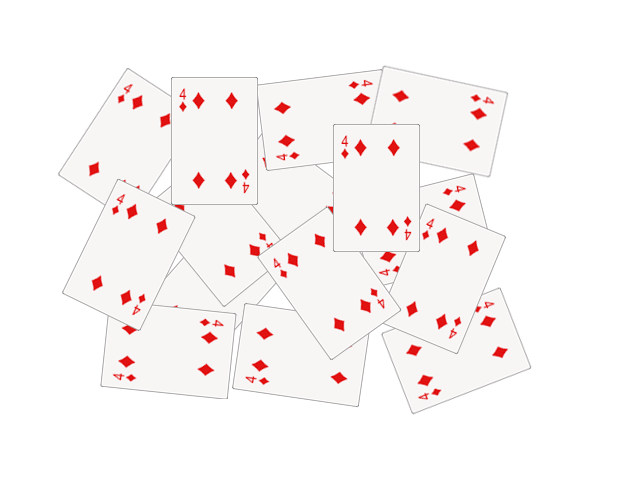
#> input picture seminars/seminar_06/data/cards.png, 640 x 480 px
$ jupyter execute Seminar_6.ipynb   (older library calls are emulated)
#> lines starting #> are read from the running program, lines starting #| are printed output that depends on the picture; after the words box and inside, x2 and y2 are one past the last pixel; in counts of white or black regions, pixels touching at a corner belong together
# Семинар 6 - Классические алгоритмы сегментации изображения и обнаружения объектов

**Данный семинар содержит ДЗ**

***

[cell 1]
import random as rng

import cv2
import numpy as np
import matplotlib.pyplot as plt

rng.seed(12345)

[cell 2]
# !mkdir -p data
# !wget https://github.com/opencv/opencv/raw/4.x/samples/data/cards.png -O data/cards.png

# Image Segmentation with Distance Transform and Watershed Algorithm

Источник - https://docs.opencv.org/3.4/d2/dbd/tutorial_distance_transform.html

В этом семинаре вы узнаете, как:

- Использовать `cv2.filter2D`, чтобы выполнить фильтрацию Лапласа для повышения резкости изображения.
- Использовать `cv2.distanceTransform`, чтобы получить производное представление двоичного изображения, где значение каждого пикселя заменяется его расстоянием до ближайшего пикселя фона.
- Использовать `cv2.watershed`, чтобы изолировать объекты на изображении от фона.

[cell 3]
img_src = cv2.cvtColor(cv2.imread("data/cards.png"), cv2.COLOR_BGR2RGB)
plt.imshow(img_src);

[cell 4]
# Change the background from white to black, since that will help later to extract
# better results during the use of Distance Transform
img = img_src.copy()
img[np.all(img == 255, axis=2)] = 0

plt.imshow(img);

[cell 5]
# Create a kernel that we will use to sharpen our image
# an approximation of second derivative, a quite strong kernel
kernel = np.array(
    [[  1,  1,  1],
     [  1, -8,  1],
     [  1,  1,  1]], dtype=np.float32)
# do the laplacian filtering as it is
# well, we need to convert everything in something more deeper then CV_8U
# because the kernel has some negative values,
# and we can expect in general to have a Laplacian image with negative values
# BUT a 8bits unsigned int (the one we are working with) can contain values from 0 to 255
# so the possible negative number will be truncated
imgLaplacian = cv2.filter2D(img, cv2.CV_32F, kernel)
sharp = np.float32(img)
imgResult = sharp - imgLaplacian

# convert back to 8bits gray scale
imgResult = np.clip(imgResult, 0, 255)
imgResult = imgResult.astype('uint8')
imgLaplacian = np.clip(imgLaplacian, 0, 255)
imgLaplacian = np.uint8(imgLaplacian)

plt.figure(figsize=(10, 5))
plt.subplot(121)
plt.imshow(imgLaplacian)
plt.title('Laplacian')
plt.subplot(122)
plt.imshow(imgResult)
plt.title('New Sharped Image');

### Бинаризация изображения

[cell 6]
# Create binary image from source image
bw = cv2.cvtColor(imgResult, cv2.COLOR_BGR2GRAY)
_, bw = cv2.threshold(bw, 40, 255, cv2.THRESH_BINARY | cv2.THRESH_OTSU)
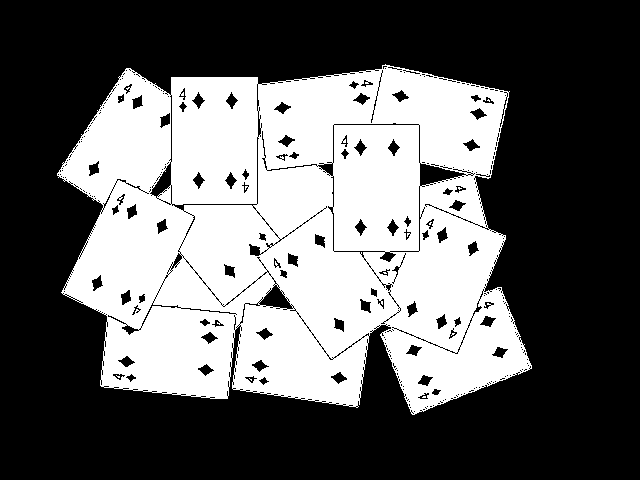
#> bw: shape (480, 640); 38.9% white; 10 white regions (9 under 20 px), largest, box (x1, y1, x2, y2) and area: (57, 64, 532, 415) 119477
plt.imshow(bw, cmap="Greys_r");

### Distance transform

[cell 7]
# Perform the distance transform algorithm
dist = cv2.distanceTransform(bw, cv2.DIST_L2, 3)
# Normalize the distance image for range = {0.0, 1.0}
# so we can visualize and threshold it
cv2.normalize(dist, dist, 0, 1.0, cv2.NORM_MINMAX)
plt.imshow(dist, cmap="Greys_r");

[cell 8]
# Threshold to obtain the peaks
# This will be the markers for the foreground objects
_, dist = cv2.threshold(dist, 0.4, 1.0, cv2.THRESH_BINARY)
#> dist: shape (480, 640) float32; values 0 (black) and 1 (white), 7.1% white; 15 white regions (1 under 20 px), largest, box (x1, y1, x2, y2) and area: (94, 228, 165, 280) 2212, (348, 159, 405, 216) 2186, (187, 112, 243, 169) 2179
# Dilate a bit the dist image
kernel1 = np.ones((3,3), dtype=np.uint8)
dist = cv2.dilate(dist, kernel1)
#> dist: shape (480, 640) float32; values 0 (black) and 1 (white), 8.2% white; 14 white regions, largest, box (x1, y1, x2, y2) and area: (93, 227, 166, 281) 2498, (347, 158, 406, 217) 2450, (185, 111, 244, 170) 2442
plt.imshow(dist, cmap="Greys_r");

[cell 9]
# Create the CV_8U version of the distance image
# It is needed for findContours()
dist_8u = dist.astype('uint8')
#> dist_8u: shape (480, 640); values 0 (black) and 1 (white), 8.2% white; 14 white regions
# Find total markers
contours, _ = cv2.findContours(dist_8u, cv2.RETR_EXTERNAL, cv2.CHAIN_APPROX_SIMPLE)
#> contours = 14 contours; largest, box (x1, y1, x2, y2) and area: (93, 227, 166, 281) 2396, (347, 158, 406, 217) 2348, (185, 111, 244, 170) 2340, (406, 250, 478, 307) 2280, (138, 321, 198, 380) 2240
# Create the marker image for the watershed algorithm
markers = np.zeros(dist.shape, dtype=np.int32)
# Draw the foreground markers
for i in range(len(contours)):
    cv2.drawContours(
        markers,   # image
        contours,  # contours list
        i,         # contour index to draw
        (i+1),     # color (fill value)
        -1,        # thickness (if negative - fill the contour)
    )
#> this loop made 14 passes
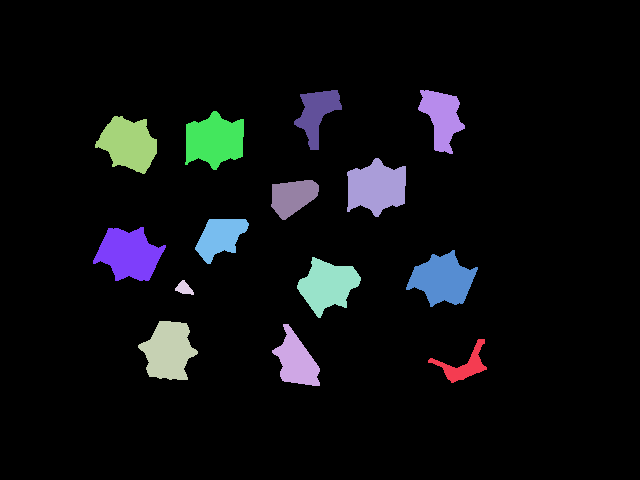
#> markers: shape (480, 640) int32; 15 distinct labels, from 0 to 14; one colour per label, 0 black
# Draw the background marker
cv2.circle(
    markers,        # image
    (5,5),          # center
    3,              # radius
    (255,255,255),  # color
    -1,             # thickness (if negative - fill)
)
#> markers: shape (480, 640) int32; 16 distinct labels, from 0 to 255

markers_8u = (markers * 10).astype('uint8')
plt.imshow(markers_8u, cmap="Greys_r");

### Алгоритм Watershed

[cell 10]
# Perform the watershed algorithm
cv2.watershed(imgResult, markers)

mark = markers.astype('uint8')
mark = cv2.bitwise_not(mark)
# uncomment this if you want to see how the mark
# image looks like at that point
# plt.imshow(mark)
# Generate random colors
colors = []
for contour in contours:
    colors.append((rng.randint(0,256), rng.randint(0,256), rng.randint(0,256)))
#> after the loop, colors = [(213, 5, 152), (188, 99, 138), (223, 82, 191), (63, 221, 133), (89, 95, 181), (46, 211, 85), (75, 105, 39), (97, 174, 164), (12, 234, 173), (13, 212, 1), (3, 83, 91), (146, 50, 212), (54, 93, 192), (119, 168, 20)]
# Create the result image
dst = np.zeros((markers.shape[0], markers.shape[1], 3), dtype=np.uint8)
# Fill labeled objects with random colors
for i in range(markers.shape[0]):
    for j in range(markers.shape[1]):
        index = markers[i,j]
        if index > 0 and index <= len(contours):
            dst[i,j,:] = colors[index-1]

# Visualize the final image
plt.imshow(dst);

[cell 11]
blended = cv2.addWeighted(img_src, 0.5, dst, 0.5, 0.0)
plt.imshow(blended);

# Домашнее задание: подсчет количества пальцев

**Это оцениваемое ДЗ**

Вам предлагается реализовать алгоритм, подсчитывающий количество пальцев.

Один из возможных вариантов решения:
- Получить бинаризованное изображение и найти контур руки;
- Построить выпуклый контур функцией `cv2.convexHull` - https://docs.opencv.org/3.4/d7/d1d/tutorial_hull.html
- Найти дефекты выпуклости контура функцией [`cv2.convexityDefects`](https://docs.opencv.org/3.4/d3/dc0/group__imgproc__shape.html#gada4437098113fd8683c932e0567f47ba)
- После некоторой фильтрации дефектов, их число будет напрямую коррелировать с числом пальцев.

**Требования:**
1. Продемонстрируйте работоспособность алгоритма на любом числе пальцев (от 0 до 5).
2. Используйте фото своей руки для демонстрации (предложенное фото лишь для отладки).

[cell 12]
def f(path="data/hand1.jpg"):
#> called with path = 'data/hand1.jpg'
  img_hand = cv2.imread(path)
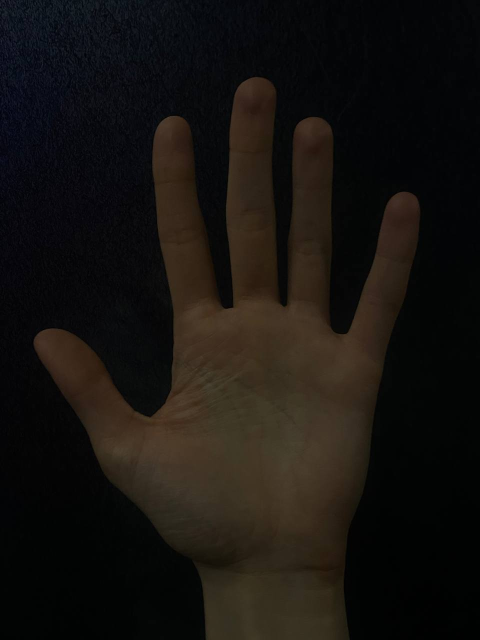
#> input picture seminars/seminar_06/data/hand1.jpg, 960 x 1280 px (shown at 1/2 size)
#> img_hand is the input picture: shape (1280, 960, 3); mean B, G, R 15.5, 18.9, 22.2
  img_hand_rgb = cv2.cvtColor(img_hand, cv2.COLOR_BGR2RGB)
  img_gray = cv2.cvtColor(img_hand, cv2.COLOR_BGR2GRAY)

  plt.figure(figsize=(6, 6))
  plt.imshow(img_hand_rgb)
  plt.title("Оригинальное изображение")
  plt.axis("off")
  plt.show()

  _, thresh = cv2.threshold(img_gray, 50, 255, cv2.THRESH_BINARY + cv2.THRESH_OTSU)
#> thresh: shape (1280, 960); 33.1% white; 930 white regions (870 under 20 px)

  plt.figure(figsize=(6, 6))
  plt.imshow(thresh, cmap='gray')
  plt.title("Бинаризованное изображение")
  plt.axis("off")
  plt.show()

  contours, _ = cv2.findContours(thresh, cv2.RETR_EXTERNAL, cv2.CHAIN_APPROX_SIMPLE)
#> contours = 930 contours, 908 with area under 20; largest, box (x1, y1, x2, y2) and area: (67, 154, 840, 1280) 398130, (3, 13, 16, 39) 110, (141, 8, 151, 41) 76, (191, 3, 198, 19) 56, (16, 0, 32, 33) 54
  img_contour = img_hand_rgb.copy()
  cv2.drawContours(img_contour, contours, -1, (0, 255, 0), 2)
#> img_contour: shape (1280, 960, 3); mean R, G, B 21.4, 25.9, 14.8

  plt.figure(figsize=(6, 6))
  plt.imshow(img_contour)
  plt.title("Контур руки")
  plt.axis("off")
  plt.show()


  cnt = max(contours, key=cv2.contourArea)
#> cnt = contour of 2279 points, box (x1, y1, x2, y2) (67, 154, 840, 1280), area 398130
  hull = cv2.convexHull(cnt)
#> hull = contour of 28 points, box (x1, y1, x2, y2) (67, 154, 840, 1280), area 589128
  img_hull = img_hand_rgb.copy()
  cv2.drawContours(img_hull, [hull], -1, (255, 0, 0), 2)
#> img_hull: shape (1280, 960, 3); mean R, G, B 23.9, 18.8, 15.5

  plt.figure(figsize=(6, 6))
  plt.imshow(img_hull)
  plt.title("Выпуклая оболочка")
  plt.axis("off")
  plt.show()

  hull_indices = cv2.convexHull(cnt, returnPoints=False)
#> hull_indices = 28 values, max 2278 at index 0, min 0 at index 27, mean 1135.1
  defects = cv2.convexityDefects(cnt, hull_indices)
#> defects = 24 rows, first 6: [0, 4, 1, 186], [4, 313, 107, 102665], [313, 317, 316, 229], [317, 319, 318, 160], [320, 667, 478, 74710], [667, 669, 668, 162]

  img_defects = img_hand_rgb.copy()
  finger_count = 0

  if defects is not None:
      for i in range(defects.shape[0]):
          s, e, f, d = defects[i, 0]
          start = tuple(cnt[s][0])
          end = tuple(cnt[e][0])
          far = tuple(cnt[f][0])

          a = np.linalg.norm(np.array(start) - np.array(end))
          b = np.linalg.norm(np.array(start) - np.array(far))
          c = np.linalg.norm(np.array(end) - np.array(far))

          angle = np.arccos((b**2 + c**2 - a**2)/(2*b*c + 1e-5))

          if angle <= np.pi/2 and d > 10000:
              finger_count += 1
              cv2.circle(img_defects, far, 8, [255,0,0], -1)
              cv2.line(img_defects, start, end, (0, 255, 255), 2)
#> this loop made 24 passes
#> (s, e, f, d, start, end, far, a) on passes 1 to 10: (0, 4, 1, 186, (508, 154), (500, 156), (507, 155), 8.25), (4, 313, 107, 102665, (500, 156), (336, 233), (466, 615), 181.2), (313, 317, 316, 229, (336, 233), (330, 236), (332, 236), 6.71), (317, 319, 318, 160, (330, 236), (325, 240), (326, 240), 6.4), (320, 667, 478, 74710, (318, 247), (69, 675), (331, 805), 495.2), (667, 669, 668, 162, (69, 675), (68, 678), (69, 677), 3.16), (669, 671, 670, 186, (68, 678), (67, 682), (68, 681), 4.12), (672, 676, 673, 186, (67, 689), (69, 697), (68, 690), 8.25), (676, 690, 683, 343, (69, 697), (79, 717), (75, 706), 22.36), (690, 860, 769, 3626, (79, 717), (204, 939), (151, 816), 254.8)
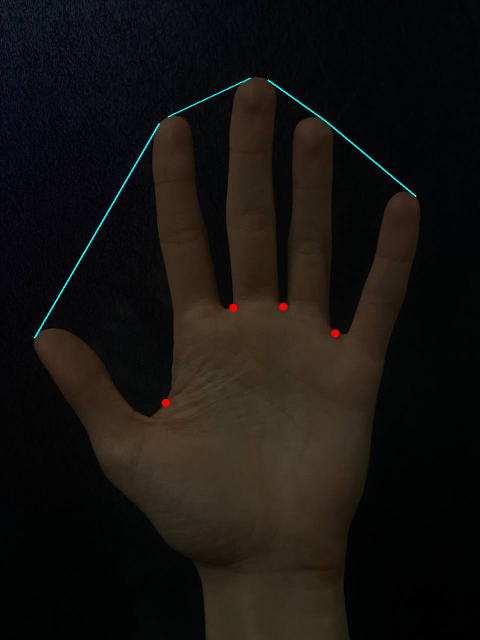
#> img_defects: shape (1280, 960, 3) (shown at 1/2 size); mean R, G, B 22.3, 19.6, 16.2
#> after the loop, finger_count = 4

  plt.figure(figsize=(6, 6))
  plt.imshow(img_defects)
  plt.title("Дефекты выпуклости (между пальцами)")
  plt.axis("off")
  plt.show()


  if finger_count > 0:
      finger_count += 1
#> finger_count = 5

  img_result = img_hand_rgb.copy()
  cv2.putText(img_result, f'Fingers: {finger_count}', (10, 30),
              cv2.FONT_HERSHEY_SIMPLEX, 1, (0,255,0), 2, cv2.LINE_AA)
#> img_result: shape (1280, 960, 3); mean R, G, B 22.2, 19.1, 15.5

  plt.figure(figsize=(6, 6))
  plt.imshow(img_result)
  plt.title(f'Обнаружено пальцев: {finger_count}')
  plt.axis("off")
  plt.show()

[cell 13]
f(path="data/hand1.jpg")

[cell 14]
f(path="data/hand2.jpg")
#> call 2 of f, with path = 'data/hand2.jpg'
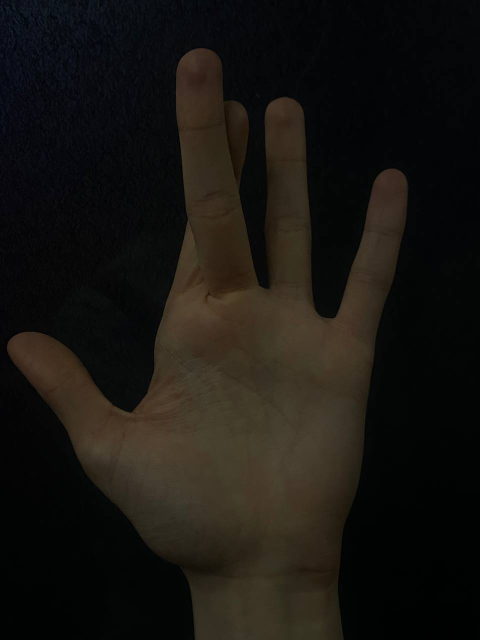
#> input picture seminars/seminar_06/data/hand2.jpg, 960 x 1280 px (shown at 1/2 size)
#> in f, img_hand is the input picture: shape (1280, 960, 3); mean B, G, R 17, 21.2, 23.9
#> in f (call 2), `_, thresh = cv2.threshold(img_gray, 50, 255, cv2.THRESH_BINARY + cv2.T..`:
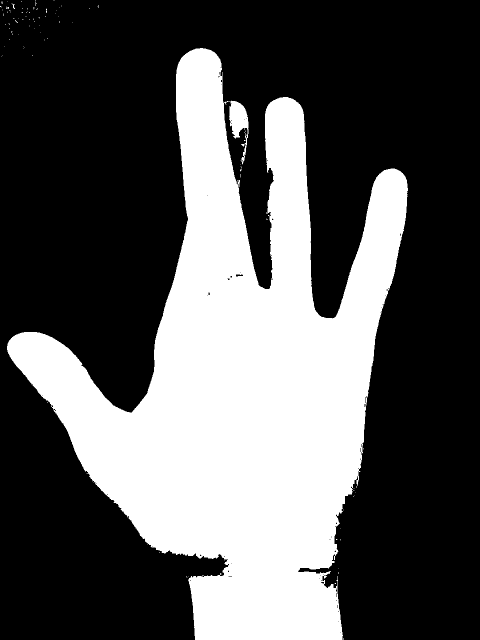
#> thresh: shape (1280, 960) (shown at 1/2 size); 33.9% white; 93 white regions (90 under 20 px)
#> in f (call 2), `contours, _ = cv2.findContours(thresh, cv2.RETR_EXTERNAL, cv2.CHAIN_AP..`: contours = 93 contours, 91 with area under 20; largest, box (x1, y1, x2, y2) and area: (14, 96, 816, 1280) 411922, (448, 201, 497, 329) 2046
#> in f (call 2), `cv2.drawContours(img_contour, contours, -1, (0, 255, 0), 2)`:
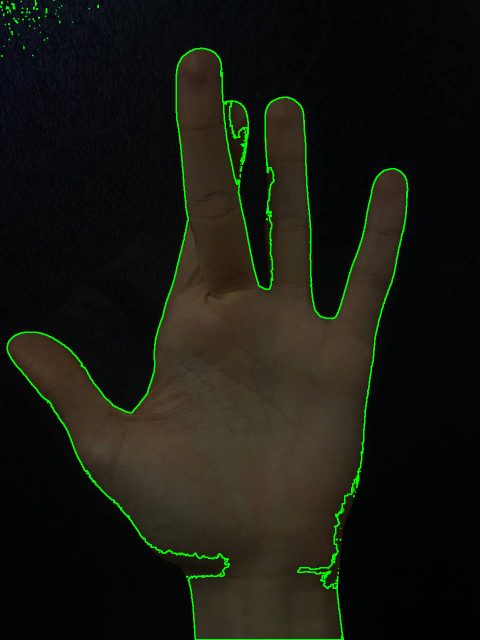
#> img_contour: shape (1280, 960, 3) (shown at 1/2 size); mean R, G, B 23.3, 25, 16.6
#> in f (call 2), `cnt = max(contours, key=cv2.contourArea)`: cnt = contour of 2141 points, box (x1, y1, x2, y2) (14, 96, 816, 1280), area 411922
#> in f (call 2), `hull = cv2.convexHull(cnt)`: hull = contour of 35 points, box (x1, y1, x2, y2) (14, 96, 816, 1280), area 626938
#> in f (call 2), `cv2.drawContours(img_hull, [hull], -1, (255, 0, 0), 2)`:
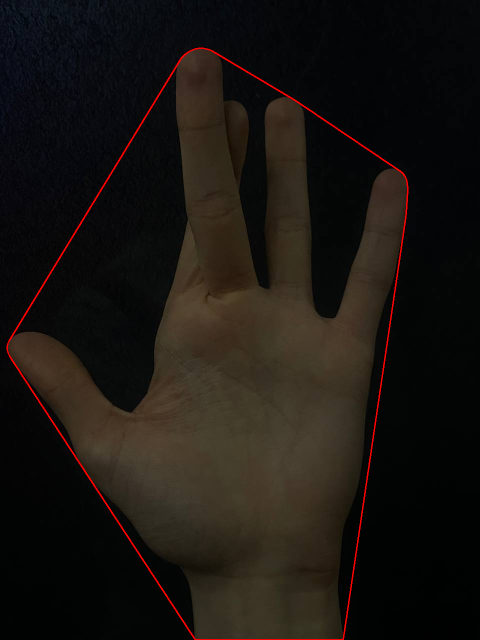
#> img_hull: shape (1280, 960, 3) (shown at 1/2 size); mean R, G, B 25.8, 21.1, 16.9
#> in f (call 2), `hull_indices = cv2.convexHull(cnt, returnPoints=False)`: hull_indices = 35 values, max 2140 at index 0, min 0 at index 34, mean 1060.9
#> in f (call 2), `defects = cv2.convexityDefects(cnt, hull_indices)`: defects = 32 rows, first 6: [0, 2, 1, 226], [2, 10, 5, 190], [10, 12, 11, 114], [12, 18, 13, 142], [18, 22, 19, 181], [22, 431, 255, 74462]
#> the loop in f (call 2), `for i in range(defects.shape[0]):` made 32 passes
#> (s, e, f, d, start, end, far, a) on passes 1 to 11: (0, 2, 1, 226, (400, 96), (391, 97), (399, 97), 9.06), (2, 10, 5, 190, (391, 97), (381, 101), (388, 99), 10.77), (10, 12, 11, 114, (381, 101), (379, 102), (380, 102), 2.24), (12, 18, 13, 142, (379, 102), (370, 108), (377, 104), 10.82), (18, 22, 19, 181, (370, 108), (362, 116), (370, 109), 11.31), (22, 431, 255, 74462, (362, 116), (18, 681), (294, 787), 661.5), (431, 437, 432, 114, (18, 681), (15, 687), (18, 682), 6.71), (437, 439, 438, 201, (15, 687), (14, 692), (15, 691), 5.1), (440, 442, 441, 186, (14, 699), (15, 703), (15, 700), 4.12), (442, 444, 443, 162, (15, 703), (16, 706), (16, 704), 3.16), (444, 448, 445, 229, (16, 706), (19, 712), (18, 708), 6.71)
#> after the loop in f (call 2), `for i in range(defects.shape[0]):`:
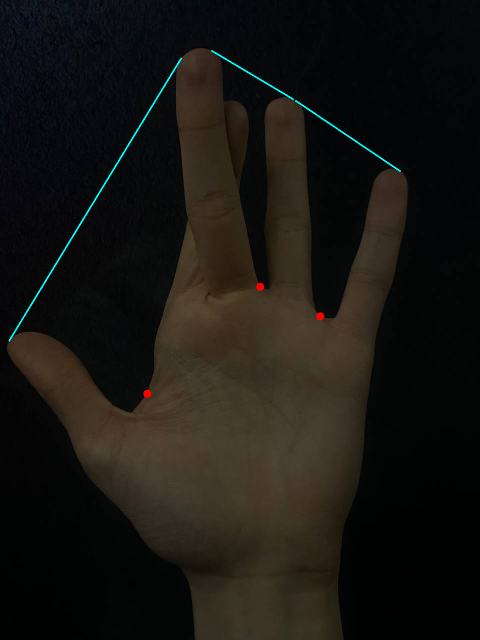
#> img_defects: shape (1280, 960, 3) (shown at 1/2 size); mean R, G, B 24, 21.9, 17.7
#> after the loop in f (call 2), `for i in range(defects.shape[0]):`: finger_count = 3
#> in f (call 2), `finger_count += 1`: finger_count = 4
#> in f (call 2), `cv2.putText(img_result, f'Fingers: {finger_count}', (10, 30), cv2.FONT..`:
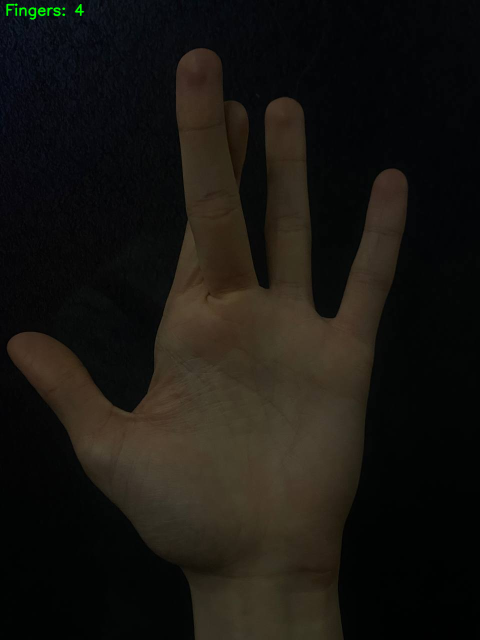
#> img_result: shape (1280, 960, 3) (shown at 1/2 size); mean R, G, B 23.9, 21.4, 17
